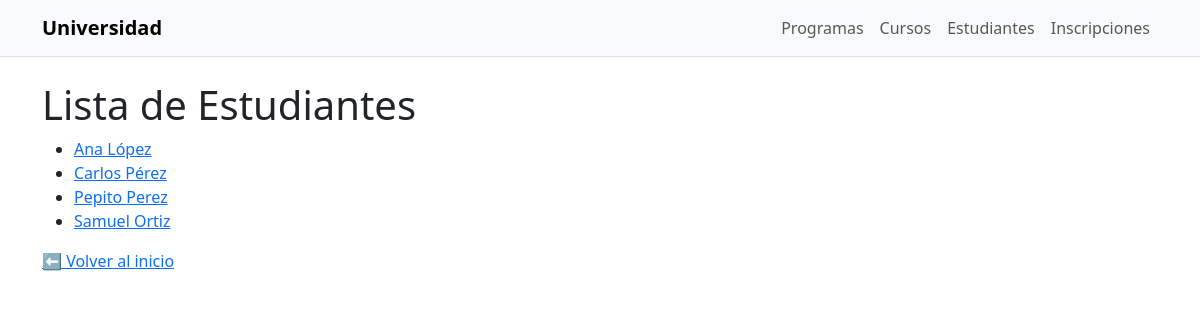
The page /estudiantes/ on the database its author committed.
### estudiantes/models.py (models this page shows, shortened)
class Estudiante(models.Model):
    nombre = models.CharField(max_length=100)
    apellido = models.CharField(max_length=100, blank=True, null=True)  # nuevo campo
    email = models.EmailField(unique=True)
    programa = models.ForeignKey(Programa, on_delete=models.SET_NULL, null=True, blank=True)

### estudiantes/views.py (the view)
# urls.py: path("estudiantes/", views.lista_estudiantes, name="lista_estudiantes"),
def lista_estudiantes(request):
    estudiantes = Estudiante.objects.select_related("programa").order_by("nombre")
    return render(request, "estudiantes/lista_estudiantes.html", {"estudiantes": estudiantes})

### estudiantes/templates/estudiantes/lista_estudiantes.html
{% extends "estudiantes/base.html" %}
{% block content %}
    <h1>Lista de Estudiantes</h1>
    <ul>
        {% for estudiante in estudiantes %}
        <li>
            <a href="{% url 'estudiantes:detalle_estudiante' estudiante.pk %}">
            {{ estudiante.nombre }} {{ estudiante.apellido }}
            </a>
        </li>
        {% empty %}
        <li>No hay estudiantes registrados.</li>
        {% endfor %}
    </ul>
    <a href="{% url 'estudiantes:home' %}">⬅ Volver al inicio</a>
{% endblock %}

### rows shown on the page
Estudiante: nombre "Ana", apellido "López"
Estudiante: nombre "Carlos", apellido "Pérez"
Estudiante: nombre "Pepito", apellido "Perez"
Estudiante: nombre "Samuel", apellido "Ortiz"
